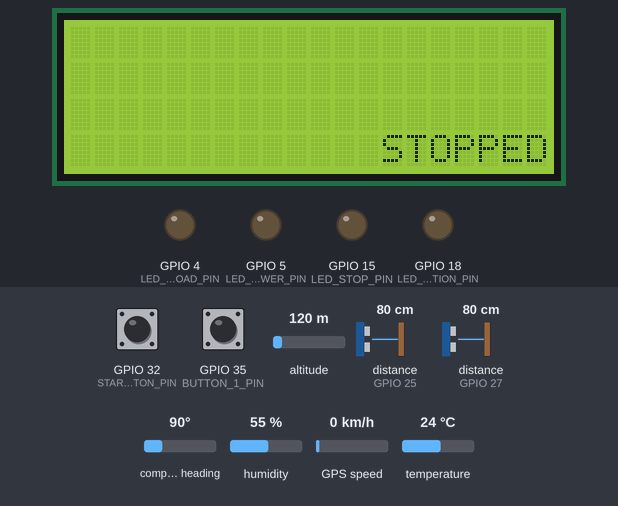
Bench run of a sketch on a simulated ESP32. On the bench: 20×4 character LCD, output pins drawn as LEDs (lit = HIGH). Wiring (inferred from the names in the program): 2 × ultrasonic range finder: trigger GPIO 26, echo GPIO 27 / trigger GPIO 33, echo GPIO 25. Inputs (shaded band) come from the test bench; at power-on: GPIO 32 (START_BUTTON_PIN) LOW, GPIO 35 (BUTTON_1_PIN) LOW, humidity 55 %, distance to the obstacle (sensors on GPIO 25, GPIO 27) 80 cm, temperature 24 °C, altitude 120 m, compass heading 90°, GPS speed 0 km/h. The echo pulse lasts 58.3 µs per cm; the GPS gets a fix after 3 s at 37.7749, -122.4194 with 8 satellites; pins used as bus, display or sensor lines are not drawn; what the sketch prints to the serial monitor is not drawn.

Above: at 1.2 s.
1.3 s: GPIO 32 (START_BUTTON_PIN) pulled HIGH for 3.2 s
At 2.9 s:
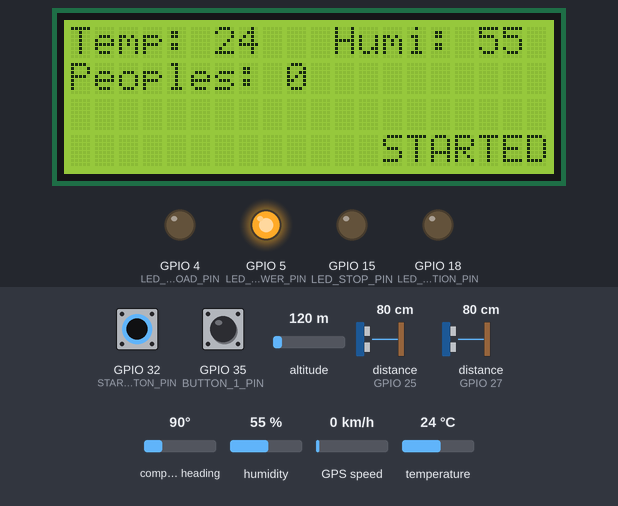
8.3 s: GPIO 35 (BUTTON_1_PIN) pulled HIGH for 0.15 s
At 9.7 s:
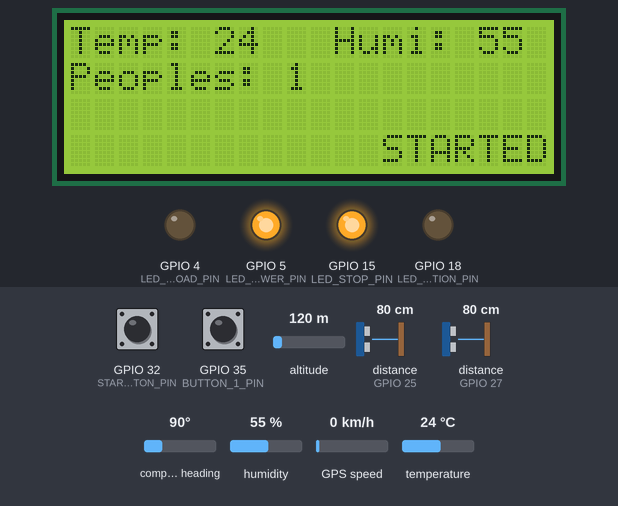
12.3 s: humidity set to 22 %
At 14.38 s:
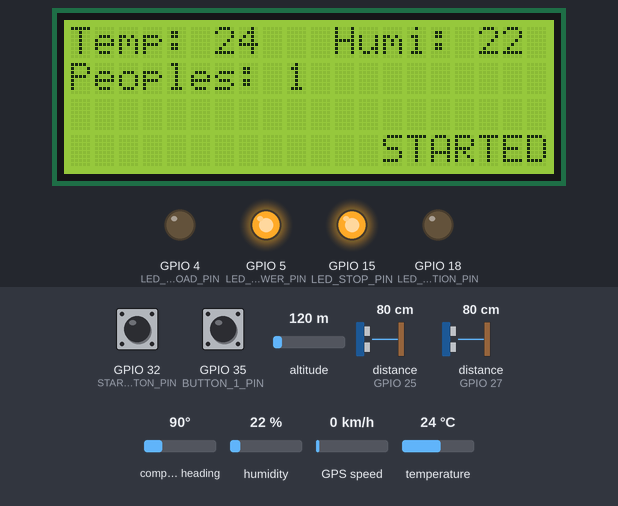
15.7 s: distance to the obstacle (sensor on GPIO 25) set to 2 cm
19.5 s: temperature set to 12 °C
At 23.0 s:
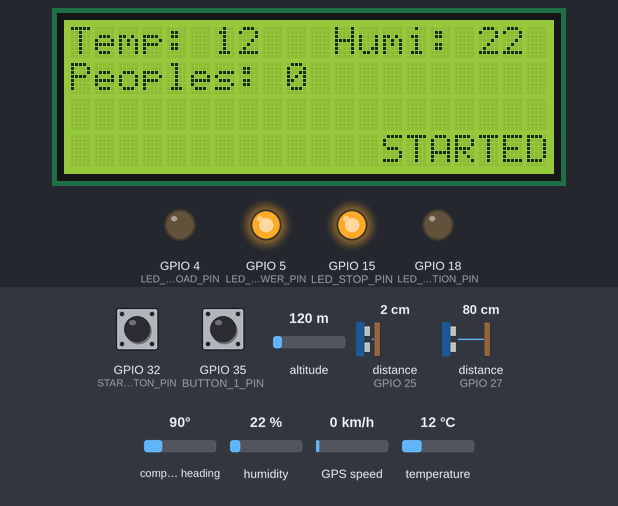
23.3 s: humidity set to 40 %
At 25.4 s:
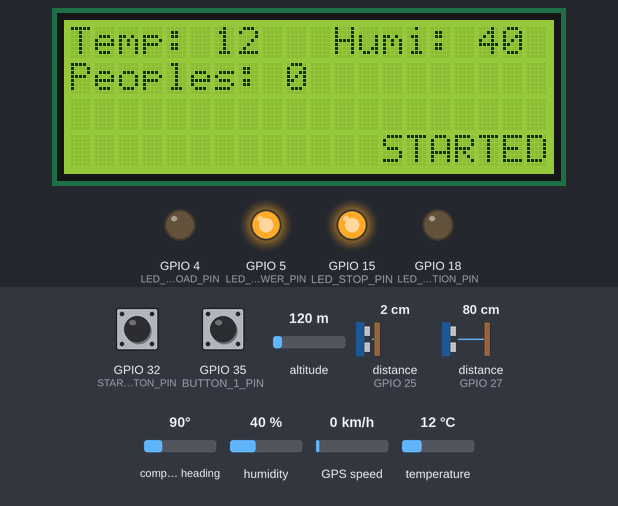
Timing chart, 0 to 26.9 s (numbered marks = the images above; inputs shaded):
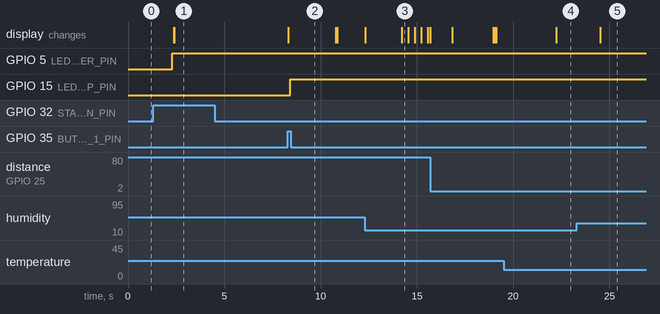

The sketch:

DATN.ino
```cpp
#include <Arduino.h>
#include "_DHT11.h"
#include "_HCSR04.h"
#include "_GPS.h"
#include "_LoRa.h"
#include "_LCD.h"
#include "_Button.h"

TaskHandle_t DHT11TaskHandle, HCSR04TaskHandle, GPSTaskHandle, LoRaSendTaskHandle, LoRaReceiveTaskHandle;

void setup() {
//  Serial.begin(9600);

  pinMode(LED_STOP_PIN, OUTPUT);
  pinMode(LED_STATION_PIN, OUTPUT);
  pinMode(LED_OVERLOAD_PIN, OUTPUT);
  pinMode(LED_POWER_PIN, OUTPUT);

  initDHT11();
  xTaskCreatePinnedToCore(runDHT11Task,"runDHT11Task",1024*5,NULL,2,&DHT11TaskHandle,0);

  initHCSR04();
  xTaskCreatePinnedToCore(HCSR04RunTask_v2,"HCSR04RunTask",1024*5,NULL,2,&HCSR04TaskHandle,0);

  initGPS();
  xTaskCreatePinnedToCore(GPSRunTask,"GPSRunTask",1024*5,NULL,1,&GPSTaskHandle,0);

  initLoRa();
  xTaskCreatePinnedToCore(LoRaTransmitterRunTask,"LoRaTransmitterRunTask",1024*10,NULL,2,&LoRaSendTaskHandle,1);
  xTaskCreatePinnedToCore(LoRaReceiverRunTask,"LoRaReceiverRunTask",1024*10,NULL,1,&LoRaReceiveTaskHandle,1);

  initLCD();
  xTaskCreatePinnedToCore(LCDRunTask,"LCDRunTask",1024*5,NULL,1,NULL,0);

  initButton();
  xTaskCreatePinnedToCore(readButtonRunTask,"readButtonRunTask",1024*5,NULL,1,NULL,0);
}

void loop()
{
  delay(10);
}
```

_Button.cpp
```cpp
#include "_Button.h"
#include "_HCSR04.h"

bool busIsStarted = false;

extern TaskHandle_t DHT11TaskHandle, HCSR04TaskHandle, GPSTaskHandle, LoRaSendTaskHandle, LoRaReceiveTaskHandle;
extern float temperature, huminity;

void initButton(){
  pinMode(START_BUTTON_PIN, INPUT);
  pinMode(BUTTON_1_PIN, INPUT);
}

void readButtonRunTask(void * parameter){
  int button1State, buttonStartStopState;
  int counter1 = 0, counterStartStop = 0;
  while(true){
    button1State = digitalRead(BUTTON_1_PIN);
    buttonStartStopState = digitalRead(START_BUTTON_PIN);

    if(button1State == HIGH){
      counter1++;
      if(counter1 == NO_OF_BUTTON_DEBOUNCING){
        if(busIsStarted) {
          digitalWrite(LED_STOP_PIN, !digitalRead(LED_STOP_PIN));
        }
      }
      else if(counter1 > NO_OF_BUTTON_DEBOUNCING){
        counter1 = NO_OF_BUTTON_DEBOUNCING + 5;
      }
    }
    else{
      counter1 = 0;
    }

    if(buttonStartStopState == HIGH){
      counterStartStop++;
      if(counterStartStop == NO_OF_BUTTON_DEBOUNCING){
        busIsStarted = !busIsStarted;
        if(busIsStarted){
          temperature = 0;
          huminity = 0;

          vTaskResume(DHT11TaskHandle);
          xTaskCreatePinnedToCore(HCSR04RunTask_v2,"HCSR04RunTask",1024*5,NULL,2,NULL,0);
          vTaskResume(GPSTaskHandle);
          vTaskResume(LoRaSendTaskHandle);

          while(Serial2.available() > 0){
            Serial2.read();
          }
          vTaskResume(LoRaReceiveTaskHandle);

          digitalWrite(LED_POWER_PIN, HIGH);
        }
        else{
          digitalWrite(LED_STOP_PIN, LOW);
          digitalWrite(LED_STATION_PIN, LOW);
          digitalWrite(LED_OVERLOAD_PIN, LOW);
          digitalWrite(LED_POWER_PIN, LOW);
        }
      }
      else if(counterStartStop > NO_OF_BUTTON_DEBOUNCING){
        counterStartStop = NO_OF_BUTTON_DEBOUNCING + 5;
      }
    }
    else{
        counterStartStop = 0;
    }

    vTaskDelay(10 / portTICK_PERIOD_MS);
  }
}
```

_Button.h
```cpp
#ifndef __BUTTON__H__
#define __BUTTON__H__

#include "pinout.h"
#include "common.h"
#include <Arduino.h>

void initButton();
void readButtonRunTask(void * parameter);

#endif // __BUTTON__H__
```

_DHT11.cpp
```cpp
#include "_DHT11.h"

DHT dht(DHTPIN, DHTTYPE);
float temperature = 0, huminity = 0;

extern bool busIsStarted;

void initDHT11(){
  dht.begin();
}

void runDHT11Task(void * parameter){
  while(true){
    if(!busIsStarted) vTaskSuspend(NULL);

    temperature = dht.readTemperature();
    huminity = dht.readHumidity();

    Serial.print("====== Tem:");
    Serial.print(temperature);
    Serial.print(" , Humi: ");
    Serial.println(huminity);

    vTaskDelay(DURATION_READ_DHT11 / portTICK_PERIOD_MS);
  }

  vTaskDelete( NULL );
}
```

_DHT11.h
```cpp
#ifndef _DHT11__H__
#define _DHT11__H__

#include "DHT.h"
#include "pinout.h"
#include "common.h"
#include <Arduino.h>

#define DHTTYPE DHT11

void initDHT11();
void runDHT11Task(void * parameter);


#endif
```

_GPS.cpp
```cpp
#include "_GPS.h"

TinyGPSPlus gps;

float altitude, speed, bearing;
double longitude, latitude;
extern bool busIsStarted;

void initGPS(){
//  SerialGPS.begin(9600);
//SerialGPS.begin(9600, SERIAL_8N1, GPS_TX, GPS_RX);
//SerialGPS.begin(9600,  EspSoftwareSerial::SWSERIAL_8N1, GPS_TX, GPS_RX);
//SerialGPS.enableIntTx(false);
Serial1.begin(9600, SERIAL_8N1, GPS_TX, GPS_RX);
}

void GPSRunTask(void *parameter){
  while(true){
    if(!busIsStarted) vTaskSuspend(NULL);

    if(Serial1.available() > 0){
      if (gps.encode(Serial1.read())) {
        longitude = gps.location.lat();
        latitude = gps.location.lng();
        altitude = gps.altitude.meters();
        speed = gps.speed.kmph();
        bearing = gps.course.deg();

//        Serial.print("+++++ Lon:");
//        Serial.print(longitude);
//        Serial.print(" , Lat: ");
//        Serial.println(latitude);
      }
    }

    vTaskDelay(10 / portTICK_PERIOD_MS);
  }
}
```

_GPS.h
```cpp
#ifndef _GPS__H__
#define _GPS__H__

#include <TinyGPSPlus.h>
#include "SoftwareSerial.h"
#include <Arduino.h>
#include "pinout.h"
#include "common.h"

void initGPS();
void GPSRunTask(void *parameter);

#endif
```

_HCSR04.cpp
```cpp
#include "_HCSR04.h"

float defaultDistanceIn, defaultDistanceOut;
int peoples = 0;

extern bool busIsStarted;

enum Previous_Way{
  NONE,
  IN,
  OUT
};

void initHCSR04(){
  pinMode(TRIG_PIN_1, OUTPUT);
  pinMode(ECHO_PIN_1, INPUT);

  pinMode(TRIG_PIN_2, OUTPUT);
  pinMode(ECHO_PIN_2, INPUT);
}

float getDistance(int trigPin, int echoPin)
{
  long duration = 0;

  // Clears the trigPin
  digitalWrite(trigPin, LOW);
  delayMicroseconds(2);

  digitalWrite(trigPin, HIGH); // Sets the trigPin on HIGH state for 10 micro seconds
  delayMicroseconds(10);
  digitalWrite(trigPin, LOW);

  // Reads the echoPin, returns the sound wave travel time in microseconds
  duration = pulseIn(echoPin, HIGH);
  return (duration * SOUND_SPEED/2);
}

void measureDefaultDistance(){
  defaultDistanceIn = getDistance(TRIG_PIN_1, ECHO_PIN_1);
  for(int i = 0; i < NO_TIMES_GET_DEFAULT_DISTANCE; i++){
    defaultDistanceIn = (defaultDistanceIn + getDistance(TRIG_PIN_1, ECHO_PIN_1)) / 2;
    vTaskDelay(10 / portTICK_PERIOD_MS);
  }

  defaultDistanceOut = getDistance(TRIG_PIN_2, ECHO_PIN_2);
  for(int i = 0; i < NO_TIMES_GET_DEFAULT_DISTANCE; i++){
    defaultDistanceOut = (defaultDistanceOut + getDistance(TRIG_PIN_2, ECHO_PIN_2)) / 2;
    vTaskDelay(10 / portTICK_PERIOD_MS);
  }
}

void HCSR04RunTask(void *parameter){
  int counterIn = 0, counterOut = 0, peopleIn = 0, peopleOut = 0;
  float distanceIn, distanceOut;
  while(true){
    distanceIn = getDistance(TRIG_PIN_1, ECHO_PIN_1);
    distanceOut = getDistance(TRIG_PIN_2, ECHO_PIN_2);

    if(distanceIn < DISTANCE_THRESHOLD){
      counterIn++;
      if(counterIn == NO_OF_DISTANCE_DEBOUNCING){
        peopleIn++;
      }
      else if (counterIn > NO_OF_DISTANCE_DEBOUNCING){
        counterIn = NO_OF_DISTANCE_DEBOUNCING + 5;
      }
    }
    else{
      counterIn = 0;
    }

    if(distanceOut < DISTANCE_THRESHOLD){
      counterOut++;
      if(counterOut == NO_OF_DISTANCE_DEBOUNCING){
        peopleOut++;
      }
      else if (counterOut > NO_OF_DISTANCE_DEBOUNCING){
        counterOut = NO_OF_DISTANCE_DEBOUNCING + 5;
      }
    }
    else{
      counterOut = 0;
    }

    peoples = (peopleIn - peopleOut);

    if(peoples > MAX_PEOPLES_IN_BUS){
      digitalWrite(LED_OVERLOAD_PIN, HIGH);
    }
    else{
      digitalWrite(LED_OVERLOAD_PIN, LOW);
    }

    vTaskDelay(100 / portTICK_PERIOD_MS);
  }
}

void HCSR04RunTask_v2(void *parameter){
  int counterIn = 0, counterOut = 0;
  int counterIn1 = 0, counterOut1 = 0;
  int peopleIn = 0, peopleOut = 0;
  unsigned long timeChangeIn = 0, timeChangeOut = 0, diff = 0;
  float distanceIn, distanceOut;
  int previousWayChange = NONE;

  measureDefaultDistance();

  peoples = 0;

  while(true){
    if(!busIsStarted) {
      vTaskDelete(NULL);
    }

    distanceIn = getDistance(TRIG_PIN_1, ECHO_PIN_1);
    distanceOut = getDistance(TRIG_PIN_2, ECHO_PIN_2);

    if(distanceIn < defaultDistanceIn * DISTANCE_THRESHOLD_RATE){
      counterIn++;
      if(counterIn == NO_OF_DISTANCE_DEBOUNCING){
        timeChangeIn = millis();
        Serial.print("In change");
        Serial.print("---- DIFF: ");
        diff = timeChangeIn - timeChangeOut;
        Serial.println(diff);

        if(previousWayChange != IN && diff <= THRESHOLD_DETERMINE_PEOPLE_MS){
          Serial.print("Deteced people OUT. peopleOut = ");
          peopleOut++;
          Serial.println(peopleOut);
        }

        previousWayChange = IN;
        counterIn1 = 0;
      }
      else if (counterIn > NO_OF_DISTANCE_DEBOUNCING){
        counterIn = NO_OF_DISTANCE_DEBOUNCING + 5;
      }
    }
    else{
      counterIn1++;
      if(counterIn1 == NO_OF_DISTANCE_DEBOUNCING){
        counterIn = 0;
      }
      else if (counterIn1 > NO_OF_DISTANCE_DEBOUNCING){
        counterIn1 = NO_OF_DISTANCE_DEBOUNCING + 5;
      }
    }

    if(distanceOut < defaultDistanceOut * DISTANCE_THRESHOLD_RATE){
      counterOut++;
      if(counterOut == NO_OF_DISTANCE_DEBOUNCING){
        timeChangeOut = millis();
        Serial.print("Out change");
        Serial.print("---- DIFF: ");
        diff = timeChangeOut - timeChangeIn;
        Serial.println(diff);

        if(previousWayChange != OUT && diff <= THRESHOLD_DETERMINE_PEOPLE_MS){
          Serial.print("Deteced people IN. peopleIn = ");
          peopleIn++;
          Serial.println(peopleIn);
        }

        previousWayChange = OUT;
        counterOut1 = 0;
      }
      else if (counterOut > NO_OF_DISTANCE_DEBOUNCING){
        counterOut = NO_OF_DISTANCE_DEBOUNCING + 5;
      }
    }
    else{
        counterOut1++;
        if(counterOut1 == NO_OF_DISTANCE_DEBOUNCING){
            counterOut = 0;
        }
        else if (counterOut1 > NO_OF_DISTANCE_DEBOUNCING){
            counterOut1 = NO_OF_DISTANCE_DEBOUNCING + 5;
        }
    }

    peoples = (peopleIn - peopleOut);

//    Serial.print("==============Peoples: ");
//    Serial.println(peoples);

    if(peoples > MAX_PEOPLES_IN_BUS){
      digitalWrite(LED_OVERLOAD_PIN, HIGH);
    }
    else{
      digitalWrite(LED_OVERLOAD_PIN, LOW);
    }

    vTaskDelay(10 / portTICK_PERIOD_MS);
  }
}
```

_HCSR04.h
```cpp
#ifndef _HCSR04__H__
#define _HCSR04__H__

#include "pinout.h"
#include "common.h"
#include <Arduino.h>

#define SOUND_SPEED 0.034

void initHCSR04();
float getDistance(int trigPin, int echoPin);
void HCSR04RunTask(void *parameter);
void HCSR04RunTask_v2(void *parameter);

#endif
```

_LoRa.cpp
```cpp
#include "_LoRa.h"

Header header = {0, BUS_ID};
const char startByte = START_BYTE;
const char endByte = END_BYTE;

LoRaData data;
uint8_t checksum;
int dataSendSize = sizeof(header) + sizeof(data) + sizeof(checksum) + 2 * sizeof(char);
char *dataSend = new char[dataSendSize];
char rcvBuffer[MAX_RCV_BUFFER];
int currRcvBufferLen = 0;

Station dataRcv;
int noOfStations = 3;
int stationList[3] = {59001, 59002, 59003};

int dataReceiveSize = sizeof(Station) + 2 * sizeof(char);

extern float temperature, huminity, longitude, latitude, altitude, speed, bearing;
extern int peoples;

extern bool busIsStarted;

void initLoRa(){
  Serial2.begin(19200);
}

void updateLoRaData(){
  data.temperature = int(temperature);
  data.huminity = int(huminity);
  data.longitude = longitude;
  data.latitude = latitude;
  data.altitude = altitude;
  data.speed = speed;
  data.bearing = bearing;
  data.peoples = peoples;

//  Serial.print("Temp: ");
//  Serial.println(temperature);
//  Serial.print("Humi: ");
//  Serial.println(huminity);
//  Serial.print("Long: ");
//  Serial.println(longitude);
//  Serial.print("Lat: ");
//  Serial.println(latitude);
//  Serial.print("Alt: ");
//  Serial.println(altitude);
//  Serial.print("Speed: ");
//  Serial.println(speed);
}

void calculateCheckSum(){
  checksum = 0;
  for (int i = 1; i <= (sizeof(header) + sizeof(data)); ++i) {
    checksum ^= dataSend[i];
  }
}

void packDataSend(){
  int offset = 0;
  memcpy(&dataSend[offset], &startByte, sizeof(char));
  offset += sizeof(char);
  memcpy(&dataSend[offset], &header, sizeof(header));
  offset += sizeof(header);
  memcpy(&dataSend[offset], &data, sizeof(data));
  offset += sizeof(data);

  calculateCheckSum();
  memcpy(&dataSend[offset], &checksum, sizeof(checksum));
  offset += sizeof(checksum);
  memcpy(&dataSend[offset], &endByte, sizeof(char));
}

void LoRaTransmitterRunTask(void *parameter){
  int i = 0;
  while(true){
    if(!busIsStarted) vTaskSuspend(NULL);

    header.seq = 0;
    updateLoRaData();
    packDataSend();

//    Serial.print("Send data - ");
//    Serial.println(i);
    Serial2.write(dataSend, dataSendSize);

    vTaskDelay(DURATION_SEND_LORA / portTICK_PERIOD_MS);
  }
}

void LoRaReceiverRunTask(void *parameter){
  String received = "";
  int i = 0, j = 0, i1 = 0;
  int counter = 1000;
  while(true){
    if(!busIsStarted) vTaskSuspend(NULL);

    if(counter == 200){
      digitalWrite(LED_STATION_PIN, LOW);
      counter = 1000;
    }
    else if(counter <= 200){
      counter++;
    }

    if(Serial2.available() > 0){
      if(currRcvBufferLen < MAX_RCV_BUFFER){
        rcvBuffer[currRcvBufferLen++] = Serial2.read();
      }

//      Serial.println("---- Received from pi");
//      for(int i = 0; i < currRcvBufferLen; i++){
//        Serial.print(rcvBuffer[i]);
//      }
//      Serial.println();

      i = 0;
      while(i < currRcvBufferLen && rcvBuffer[i] != '*') i++;
      if(i >= currRcvBufferLen){
        currRcvBufferLen = 0;
        continue;
      }

      i1 = i + 1;
      while(i1 < currRcvBufferLen && rcvBuffer[i1] != '*') i1++;
      if(i1 < currRcvBufferLen && i1 - i <= dataReceiveSize){
        i = 0;
        for(int k = i1; k < currRcvBufferLen; k++){
          rcvBuffer[i++] = rcvBuffer[k];
        }
        currRcvBufferLen = i;

        continue;
      }

      j = i + 1;
      while(j < currRcvBufferLen && rcvBuffer[j] != '#') j++;
      if(j >= currRcvBufferLen){
        continue;
      }

      if(j - i == dataReceiveSize - 1){
        memcpy(&dataRcv, &rcvBuffer[i + sizeof(char)], sizeof(Station));

//        Serial.println("++++ ");
//        Serial.println(rcvBuffer[i]);
//        Serial.println(rcvBuffer[j]);
//        Serial.println(dataRcv.id);
//        Serial.println(dataRcv.msg);
//
//        for(int i = 0; i < noOfStations; i++){
          if(ROUTE_ID == dataRcv.id){
//            if(dataRcv.msg == STOP_MSG_NUMBER){
//              Serial.println("Check OKKKKKKKKKKKK");
              header.seq = dataRcv.id;
              updateLoRaData();
              packDataSend();
              digitalWrite(LED_STATION_PIN, HIGH);
              counter = 0;
              Serial2.write(dataSend, dataSendSize);
//            }
          }
//        }

        i = 0;
        for(int k = j + 1; k < currRcvBufferLen; k++){
          rcvBuffer[i++] = rcvBuffer[k];
        }
        currRcvBufferLen = i;
      }
    }
    vTaskDelay(DURATION_RECEIVE_LORA / portTICK_PERIOD_MS);
  }
}
```

_LoRa.h
```cpp
#ifndef _LORA__H__
#define _LORA__H__

#include <HardwareSerial.h>
#include <Arduino.h>
#include <CRC32.h>
#include "pinout.h"
#include "common.h"

struct Header {
  unsigned int seq;
  unsigned int bus_id;
};

struct LoRaData{
   uint8_t temperature;
   uint8_t huminity;
   uint8_t peoples;
   double longitude;
   double latitude;
   float altitude;
   float speed;
   float bearing;
};

struct Station {
  int id;
};

void initLoRa();
void LoRaTransmitterRunTask(void *parameter);
void LoRaReceiverRunTask(void *parameter);
void updateLoRaData();
void calculateCheckSum();
void packDataSend();
void packChecksum();

#endif
```

common.h
```cpp
#ifndef __COMMON__H__
#define __COMMON__H__

#define BUS_ID 1
#define ROUTE_ID 53

#define DURATION_READ_DHT11 2000
#define DURATION_READ_GPS 100
#define DURATION_SEND_LORA 4000
#define DURATION_RECEIVE_LORA 10

#define START_BYTE '*'
#define END_BYTE '#'
#define MAX_RCV_BUFFER 100

#define DISTANCE_THRESHOLD 30
#define NO_OF_DISTANCE_DEBOUNCING 3
#define NO_TIMES_GET_DEFAULT_DISTANCE 10
#define DISTANCE_THRESHOLD_RATE 0.8
#define THRESHOLD_DETERMINE_PEOPLE_MS 2000

#define MAX_PEOPLES_IN_BUS 10

#define NO_OF_BUTTON_DEBOUNCING 3

#define STOP_MSG_NUMBER 2024

#endif
```

pinout.h
```cpp
#ifndef PINOUT__H__
#define PINOUT__H__

#define DHTPIN 13

#define TRIG_PIN_1 26
#define ECHO_PIN_1 27

#define TRIG_PIN_2 33
#define ECHO_PIN_2 25

#define GPS_RX 14
#define GPS_TX 12

#define LORA_RX 17
#define LORA_TX 16

#define SDA_PIN 21
#define SCL_PIN 22

#define START_BUTTON_PIN 32
#define BUTTON_1_PIN 35

#define LED_STOP_PIN 15
#define LED_STATION_PIN 18
#define LED_OVERLOAD_PIN 4
#define LED_POWER_PIN 5

#endif
```

_LCD.cpp
```cpp
#include "_LCD.h"

LiquidCrystal_I2C lcd(0x3F, 20, 4);

extern float temperature, huminity;
extern int peoples;
extern bool busIsStarted;

extern float longitude, latitude;

void initLCD(){
  lcd.init();
  lcd.backlight();
  lcd.setCursor(0, 0);
  lcd.print("Starting ...");
}

void LCDRunTask(void *parameter){
  bool currSystemState = true;
  while(true){
    if(busIsStarted){
      currSystemState = busIsStarted;

      lcd.setCursor(0, 0);
      lcd.print("Temp: ");
      lcd.print(int(temperature));
      lcd.print("   Humi: ");
      lcd.print(int(huminity));

      lcd.setCursor(0, 1);
      lcd.print("Peoples: ");
      lcd.print(peoples);
      if(peoples >= 0 && peoples < 10) lcd.print("   ");
      else if(peoples >= 10 && peoples < 100) lcd.print("  ");
      else if(peoples > 100) lcd.print(" ");
      else if(peoples < 0 && peoples > -10) lcd.print("  ");
      else if(peoples > -100 && peoples < -10) lcd.print(" ");

      lcd.setCursor(13, 3);
      lcd.print("STARTED");
    }
    else{
      if(currSystemState != busIsStarted){
        lcd.clear();
        currSystemState = busIsStarted;
      }
      lcd.setCursor(13, 3);
      lcd.print("STOPPED");
    }

//      lcd.setCursor(0, 0);
//      lcd.print("lon: ");
//      lcd.print(longitude, 5);
//      lcd.setCursor(0, 1);
//      lcd.print("lat: ");
//      lcd.print(latitude, 5);

    vTaskDelay(10 / portTICK_PERIOD_MS);
  }
}
```

_LCD.h
```cpp
#ifndef _LCD__H__
#define _LCD__H__

#include "Arduino.h"
#include "pinout.h"
#include <LiquidCrystal_I2C.h>

void initLCD();
void LCDRunTask(void *parameter);

#endif // _LCD__H__
```

Measured:
- after the input at 1.3 s, GPIO 5 (LED_POWER_PIN): LOW → HIGH after 0.99 s; the display: first changes after 1.1 s (image 1 shows a later state)
- after the input at 8.3 s, GPIO 15 (LED_STOP_PIN): LOW → HIGH after 0.12 s
- after the input at 19.5 s, the display: changes after 2.7 s (image 4)
- after the input at 23.3 s, the display: changes after 1.2 s (image 5)
